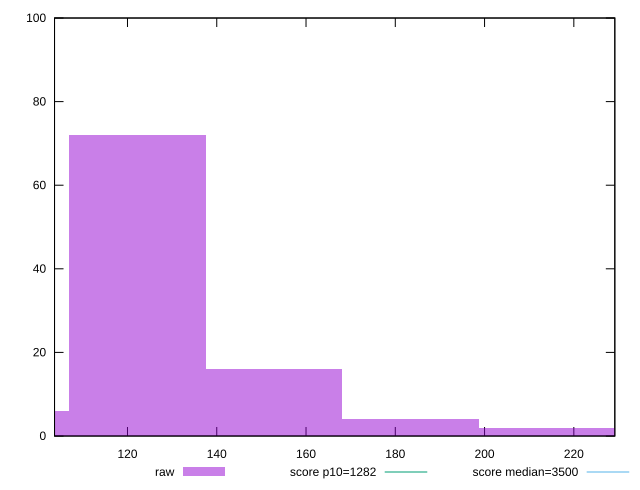

This figure's gnuplot source:
reset

$raw <<EOF
122.28706046087378 72
91.71529534565533 6
152.85882557609222 16
183.43059069131067 4
214.0023558065291 2
EOF

set key outside below
set boxwidth 30.571765115218444
set xrange [103.65599999999998:229.18399999999997]
set yrange [0:100]
set trange [0:100]
set style fill transparent solid 0.5 noborder

set parametric
set terminal svg size 640, 490 enhanced background rgb 'white'
set output "report_00009_2021-02-08T22-37-41.559Z/bootup-time/samples/pages+cached+noadtech+nomedia+nocss/raw/histogram.svg"

plot $raw title "raw" with boxes, \
     1282,t title "score p10=1282", \
     3500,t title "score median=3500"

reset
